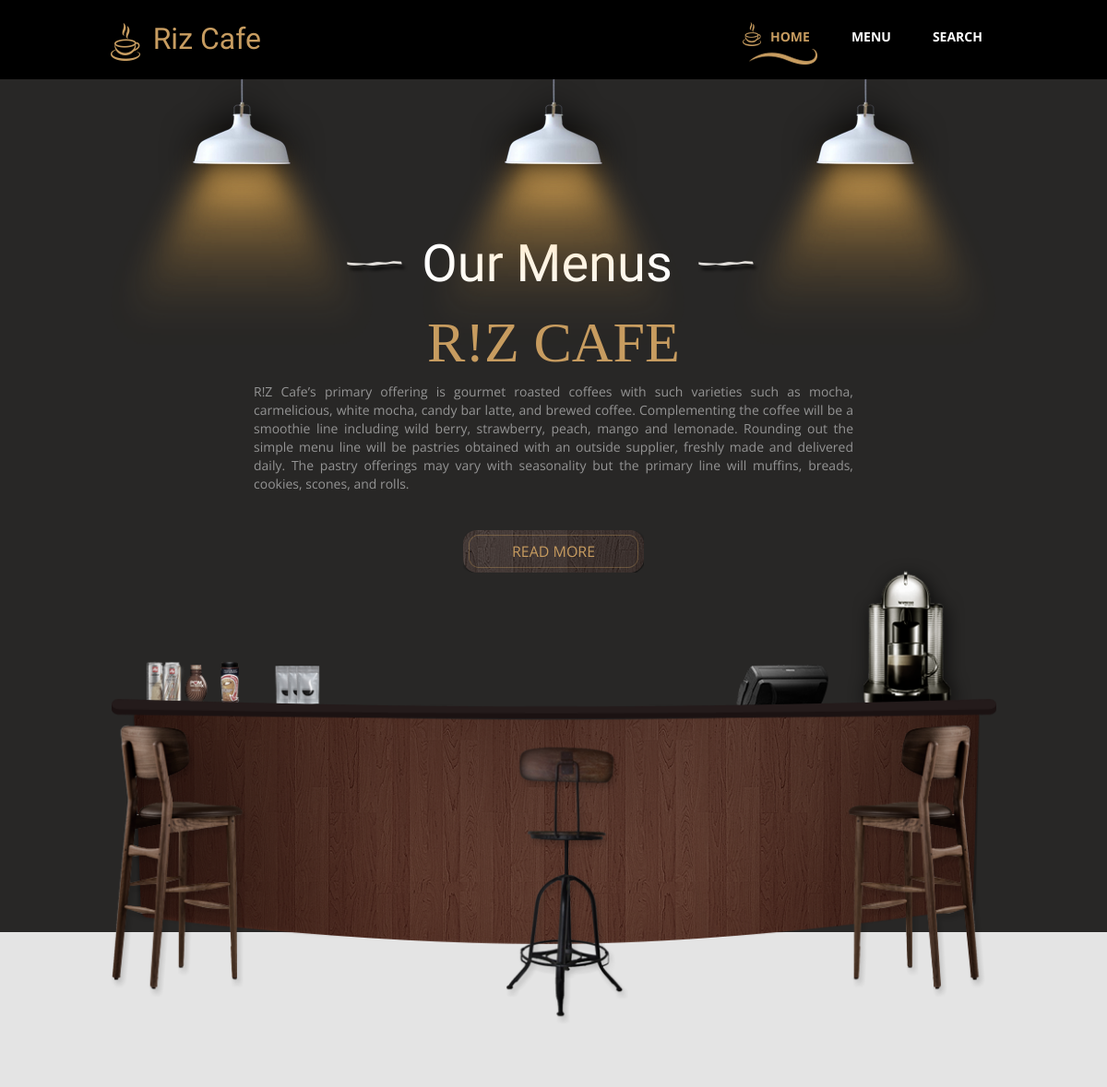
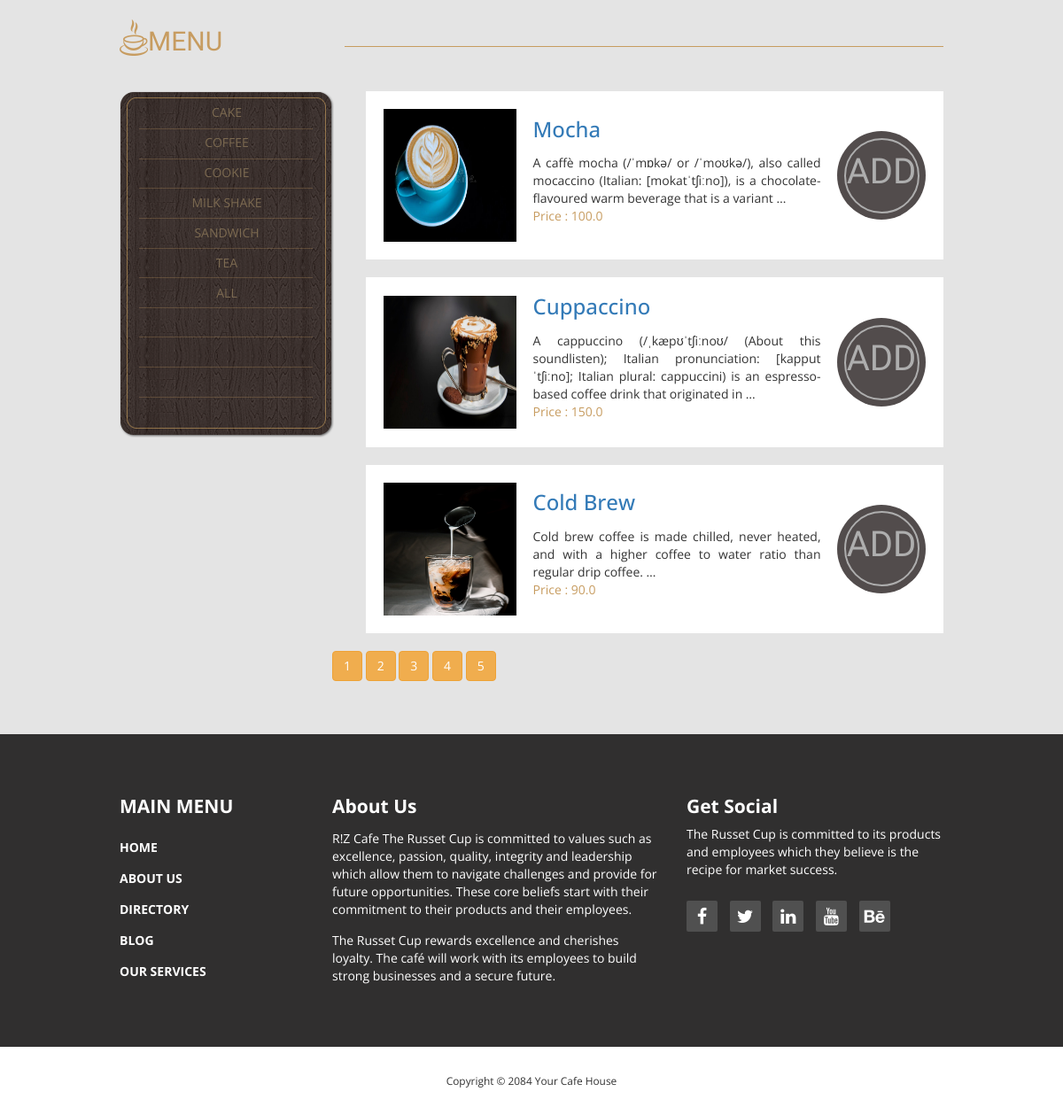
The page /menu on the database its author committed (2 pictures, top to bottom).
### CafeApp/models.py (models this page shows, shortened)
class Category(models.Model):
    cname = models.CharField(max_length=250, unique=True)
    cslug = models.SlugField(max_length=250, unique=True)
    cdes = models.TextField()
    cimg = models.ImageField(upload_to='picture')
    class Meta:
        ordering = ('cname',)
        verbose_name = 'category'
        verbose_name_plural = 'categories'
    def get_url(self):
        return reverse('pro_menu', args=[self.cslug])

class Products(models.Model):
    pname = models.CharField(max_length=250, unique=True)
    pslug = models.SlugField(max_length=250, unique=True)
    pcategory = models.ForeignKey(Category, on_delete=models.CASCADE)
    pprice = models.FloatField()
    pimg = models.ImageField(upload_to='picture')
    pdes = models.TextField()
    pstock = models.IntegerField()
    pavailable = models.BooleanField()
    def get_url(self):
        return reverse('Display', args=[self.pcategory.cslug, self.pslug])

### CafeApp/views.py (the view)
# urls.py: path('menu', views.pro_menu, name='menu'),
def pro_menu(request, cslug=None):
    c_page = None
    pro = None
    if cslug is not None:
        c_page = get_object_or_404(Category, cslug=cslug)
        pro = Products.objects.filter(pcategory=c_page, pavailable=True)
    else:
        pro = Products.objects.all().filter(pavailable=True)
    cat = Category.objects.all()
    paginator = Paginator(pro, 3)
    try:
        page = int(request.GET.get('page', '1'))
    except:
        page = 1
    try:
        pg = paginator.page(page)
    except(EmptyPage, InvalidPage):
        pg = paginator.page(paginator)
    return render(request, 'menu.html', {'pr': pro, 'ct': cat, 'pg': pg})

### AppCart/context_processor.py (called while the page is built)
def count(request):
    items_count = 0
    if 'admin' in request.path:
        return {}
    else:
        try:
            if request.user.is_authenticated:
                ct = CartList.objects.filter(user=request.user)
                cti = Items.objects.all().filter(cart=ct[:1])
                for c in cti:
                    items_count += c.iquan
        except CartList.DoesNotExist:
            items_count = 0
        return dict(itc=items_count)

### Templates/menu.html (shortened to what this page needs)
{% extends 'base.html' %}
{% load static %}
{% block content %}
    <section class="tm-welcome-section">
      <div class="container tm-position-relative">
        <div class="tm-lights-container">
          <img src="{% static 'img/light.png' %}" alt="Light" class="light light-1">
          <img src="{% static 'img/light.png' %}" alt="Light" class="light light-2">
          <img src="{% static 'img/light.png' %}" alt="Light" class="light light-3">
        </div>
        <div class="row tm-welcome-content">
          <h2 class="white-text tm-handwriting-font tm-welcome-header"><img src="{% static 'img/header-line.png' %}" alt="Line" class="tm-header-line">&nbsp;Our Menus&nbsp;&nbsp;<img src="{% static 'img/header-line.png' %}" alt="Line" class="tm-header-line"></h2>
          <h2 class="gold-text tm-welcome-header-2">R!Z Cafe</h2>
          <p class="gray-text tm-welcome-description">R!Z Cafe’s primary offering is gourmet roasted coffees with such varieties such as mocha, carmelicious, white mocha, candy bar latte, and brewed coffee. Complementing the coffee will be a smoothie line including wild berry, strawberry, peach, mango and lemonade. Rounding out the simple menu line will be pastries obtained with an outside supplier, freshly made and delivered daily. The pastry offerings may vary with seasonality but the primary line will muffins, breads, cookies, scones, and rolls. </p>
          <a href="#main" class="tm-more-button tm-more-button-welcome">Read More</a>
        </div>
        <img src="{% static 'img/table-set.png' %}" alt="Table Set" class="tm-table-set img-responsive">
      </div>
    </section>
    <div class="tm-main-section light-gray-bg">
      <div class="container" id="main">
        <section class="tm-section row">
          <div class="col-lg-12 tm-section-header-container margin-bottom-30">
            <h2 class="tm-section-header gold-text tm-handwriting-font"><img src="{% static 'img/logo.png' %}" alt="Logo" class="tm-site-logo">MENU</h2>
            <div class="tm-hr-container"><hr class="tm-hr"></div>
          </div>
          <div>
            <div class="col-lg-3 col-md-3">
              <div class="tm-position-relative margin-bottom-30">
                <nav class="tm-side-menu">
                  <ul>
                  {% for i in ct %}
                    <li><a href={{i.get_url}}>{{i.cname}}</a></li>
                     {% endfor %}
                        <li><a href="{% url 'menu'  %}">ALL</a></li>
                  </ul>
                </nav>
                <img src="{% static 'img/vertical-menu-bg.png' %}" alt="Menu bg" class="tm-side-menu-bg">
              </div>
            </div>
            <div class="tm-menu-product-content col-lg-9 col-md-9">
               {% for p in pg.object_list %}
              <div class="tm-product">
                <img src="{{p.pimg.url}}" height="150px" width="150px" alt="Product">
                <div class="tm-product-text">
                  <h3 class="tm-product-title"><a href={{p.get_url}}>{{p.pname}}</a></h3>
                  <p class="tm-product-description">{{p.pdes|truncatewords:20}}</p>
                  <p class="tm-section-header gold-text tm-handwriting-font>Price">Price :  {{p.pprice}}</p>
                </div>
                <div class="tm-product-price">
                  <a href="{% url 'add' p.id %}" class="tm-product-price-link tm-handwriting-font">ADD</a>
                </div>
              </div>
                    {% endfor %}
                <div>
              {% for p in pg.paginator.page_range %}
                                <a href="?page={{p}}" class="btn btn-warning"
                                   {% if pg.number == p %}
                                   active
                                   {% endif %}>
                                            {{p}}</a>
                                            {% endfor %}
                </div>
            </div>
          </div>
        </section>
      </div>
      </div>
{% endblock %}

### Templates/base.html (shortened to what this page needs)
{% load static %}
<!DOCTYPE html>
<html lang="en">
<head>
  <link href="{% static 'css/bootstrap.min.css' %}" rel="stylesheet">
  <link href="{% static 'css/font-awesome.min.css' %}" rel="stylesheet">
  <link href="{% static 'css/templatemo-style.css' %}" rel="stylesheet">
  </head>
  <body>
    <div class="tm-top-header">
      <div class="container">
        <div class="row">
          <div class="tm-top-header-inner">
            <div class="tm-logo-container">
              <img src="{% static 'img/logo.png' %}" alt="Logo" class="tm-site-logo">
              <a href="{% url 'home' %}" class="tm-site-name tm-handwriting-font">Riz Cafe</a></h1>
            </div>
            <nav class="tm-nav">
              <ul>
                <li><a href="{% url 'home' %}" class="active">Home</a></li>
                <li><a href="{% url 'menu' %}">Menu</a></li>
                <li><a href="{% url 'search' %}" >Search</a></li>
              </ul>
            </nav>
          </div>
        </div>
      </div>
    </div>
    {% block content %}
    {% endblock %}
    <footer>
      <div class="tm-black-bg">
        <div class="container">
          <div class="row margin-bottom-60">
            <nav class="col-lg-3 col-md-3 tm-footer-nav tm-footer-div">
              <h3 class="tm-footer-div-title">Main Menu</h3>
              <ul>
                <li><a href="#">Home</a></li>
                <li><a href="#">About Us</a></li>
                <li><a href="#">Directory</a></li>
                <li><a href="#">Blog</a></li>
                <li><a href="#">Our Services</a></li>
              </ul>
            </nav>
            <div class="col-lg-5 col-md-5 tm-footer-div">
              <h3 class="tm-footer-div-title">About Us</h3>
              <p class="margin-top-15">R!Z Cafe The Russet Cup is committed to values such as excellence, passion, quality, integrity and leadership which allow them to navigate challenges and provide for future opportunities. These core beliefs start with their commitment to their products and their employees.</p>
              <p class="margin-top-15">The Russet Cup rewards excellence and cherishes loyalty. The café will work with its employees to build strong businesses and a secure future.</p>
            </div>
            <div class="col-lg-4 col-md-4 tm-footer-div">
              <h3 class="tm-footer-div-title">Get Social</h3>
              <p>The Russet Cup is committed to its products and employees which they believe is the recipe for market success.</p>
              <div class="tm-social-icons-container">
                <a href="#" class="tm-social-icon"><i class="fa fa-facebook"></i></a>
                <a href="#" class="tm-social-icon"><i class="fa fa-twitter"></i></a>
                <a href="#" class="tm-social-icon"><i class="fa fa-linkedin"></i></a>
                <a href="#" class="tm-social-icon"><i class="fa fa-youtube"></i></a>
                <a href="#" class="tm-social-icon"><i class="fa fa-behance"></i></a>
              </div>
            </div>
          </div>
        </div>
      </div>
      <div>
        <div class="container">
          <div class="row tm-copyright">
           <p class="col-lg-12 small copyright-text text-center">Copyright &copy; 2084 Your Cafe House</p>
         </div>
       </div>
     </div>
   </footer>
 </body>
 </html>

### rows shown on the page
Category: cname "CAKE"
Category: cname "COFFEE"
Category: cname "COOKIE"
Category: cname "MILK SHAKE"
Category: cname "SANDWICH"
Category: cname "TEA"
Products: pimg (picture), pname "Mocha", pdes "A caffè mocha (/ˈmɒkə/ or /ˈmoʊkə/), also called mocaccino (Italian: [mokatˈtʃiːno]), is a chocolate-flavoured warm beverage that is a variant …", pprice "100.0"
Products: pimg (picture), pname "Cuppaccino", pdes "A cappuccino (/ˌkæpʊˈtʃiːnoʊ/ (About this soundlisten); Italian pronunciation: [kapputˈtʃiːno]; Italian plural: cappuccini) is an espresso-based coffee drink that originated in …", pprice "150.0"
Products: pimg (picture), pname "Cold Brew", pdes "Cold brew coffee is made chilled, never heated, and with a higher coffee to water ratio than regular drip coffee. …", pprice "90.0"

### other values the page prints
{{ p }} "1" "2" "3" "4" "5"
